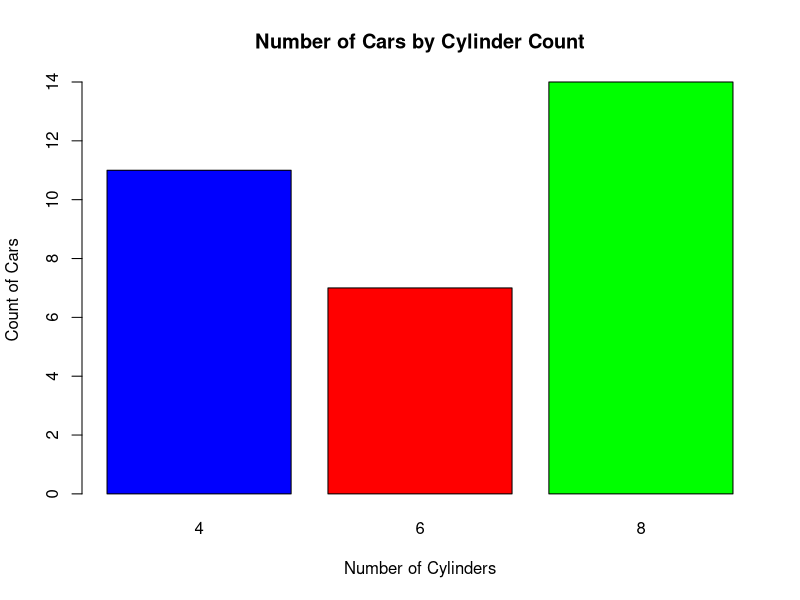

Generate this figure with R:
# Q.2
# built in dataset mtcars

data("mtcars")
head(mtcars)
num_vars <- sapply(mtcars, is.numeric)
numeric_columns <- names(mtcars)[num_vars]
print(numeric_columns)

cylcount <- table(mtcars$cyl)
print(cylcount)

# bar diagram
barplot(cylcount, 
        col = c("blue", "red", "green"),
        main = "Number of Cars by Cylinder Count",
        xlab = "Number of Cylinders",
        ylab = "Count of Cars")

